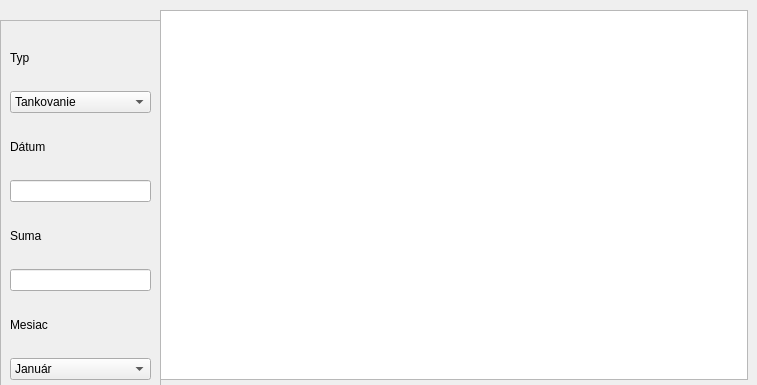
<?xml version="1.0" encoding="UTF-8"?>
<ui version="4.0">
 <class>sumarW</class>
 <widget class="QWidget" name="sumarW">
  <property name="geometry">
   <rect>
    <x>0</x>
    <y>0</y>
    <width>757</width>
    <height>385</height>
   </rect>
  </property>
  <property name="windowTitle">
   <string>Sumár</string>
  </property>
  <widget class="QTableView" name="tabulka_jazdy">
   <property name="geometry">
    <rect>
     <x>160</x>
     <y>10</y>
     <width>588</width>
     <height>370</height>
    </rect>
   </property>
  </widget>
  <widget class="QFrame" name="frame">
   <property name="geometry">
    <rect>
     <x>0</x>
     <y>20</y>
     <width>161</width>
     <height>370</height>
    </rect>
   </property>
   <property name="frameShape">
    <enum>QFrame::StyledPanel</enum>
   </property>
   <property name="frameShadow">
    <enum>QFrame::Raised</enum>
   </property>
   <layout class="QVBoxLayout" name="verticalLayout">
    <item>
     <widget class="QLabel" name="label_3">
      <property name="text">
       <string>Typ</string>
      </property>
     </widget>
    </item>
    <item>
     <widget class="QComboBox" name="typ_polozky">
      <item>
       <property name="text">
        <string>Tankovanie</string>
       </property>
      </item>
      <item>
       <property name="text">
        <string>Mýto</string>
       </property>
      </item>
      <item>
       <property name="text">
        <string>Mzda</string>
       </property>
      </item>
      <item>
       <property name="text">
        <string>Zisk</string>
       </property>
      </item>
      <item>
       <property name="text">
        <string>Oprava</string>
       </property>
      </item>
     </widget>
    </item>
    <item>
     <widget class="QLabel" name="label">
      <property name="text">
       <string>Dátum</string>
      </property>
     </widget>
    </item>
    <item>
     <widget class="QLineEdit" name="datum_polozky"/>
    </item>
    <item>
     <widget class="QLabel" name="label_9">
      <property name="text">
       <string>Suma</string>
      </property>
     </widget>
    </item>
    <item>
     <widget class="QLineEdit" name="suma_poloziek">
      <property name="text">
       <string/>
      </property>
     </widget>
    </item>
    <item>
     <widget class="QLabel" name="label_2">
      <property name="text">
       <string>Mesiac</string>
      </property>
     </widget>
    </item>
    <item>
     <widget class="QComboBox" name="mesiac">
      <item>
       <property name="text">
        <string>Január</string>
       </property>
      </item>
      <item>
       <property name="text">
        <string>Február</string>
       </property>
      </item>
      <item>
       <property name="text">
        <string>Marec</string>
       </property>
      </item>
      <item>
       <property name="text">
        <string>Apríl</string>
       </property>
      </item>
      <item>
       <property name="text">
        <string>Máj</string>
       </property>
      </item>
      <item>
       <property name="text">
        <string>Jún</string>
       </property>
      </item>
      <item>
       <property name="text">
        <string>Júl</string>
       </property>
      </item>
      <item>
       <property name="text">
        <string>August</string>
       </property>
      </item>
      <item>
       <property name="text">
        <string>September</string>
       </property>
      </item>
      <item>
       <property name="text">
        <string>Október</string>
       </property>
      </item>
      <item>
       <property name="text">
        <string>November</string>
       </property>
      </item>
      <item>
       <property name="text">
        <string>December</string>
       </property>
      </item>
      <item>
       <property name="text">
        <string/>
       </property>
      </item>
     </widget>
    </item>
   </layout>
  </widget>
 </widget>
 <resources/>
 <connections/>
</ui>
